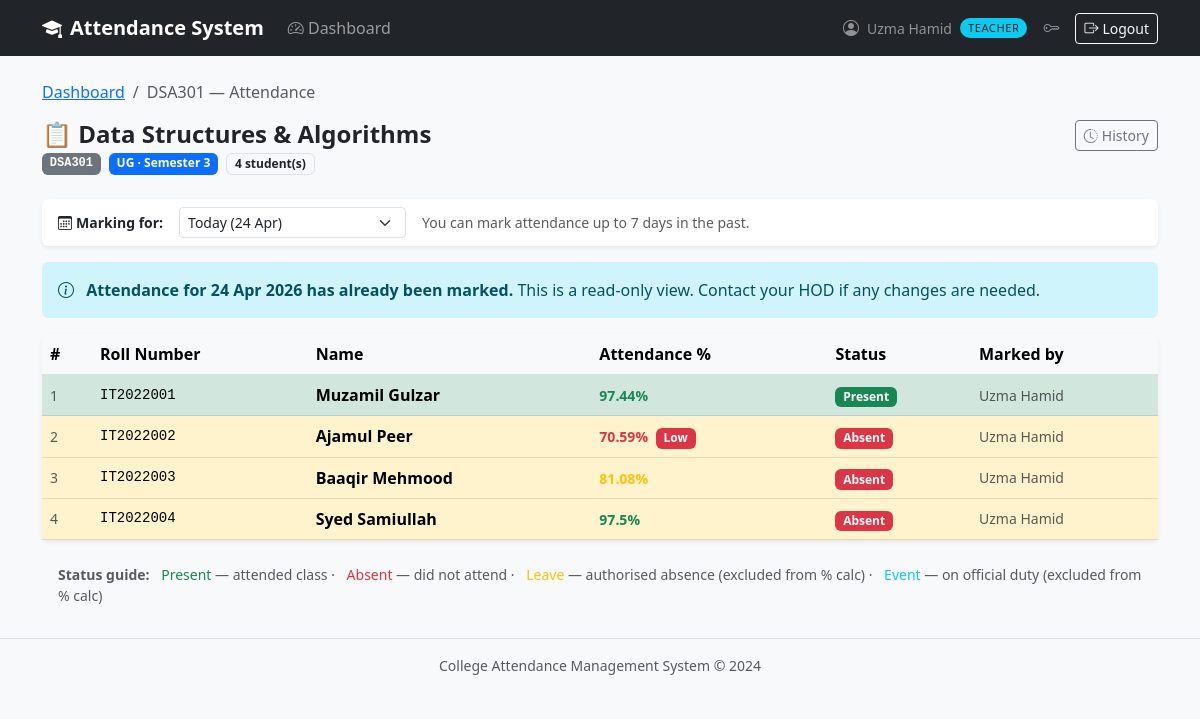
Screenshot of /teacher/attendance/mark/1 (signed in) with the database file from the repository.
### app/models/user.py (models this page shows, shortened)
class User(UserMixin, db.Model):
    __tablename__ = 'users'
    id = db.Column(db.Integer, primary_key=True)
    email = db.Column(db.String(120), unique=True, nullable=False, index=True)
    first_name = db.Column(db.String(50), nullable=False)
    last_name  = db.Column(db.String(50), nullable=False)
    password_hash = db.Column(db.String(256), nullable=False)
    role = db.Column(db.String(20), nullable=False)
    is_active = db.Column(db.Boolean, default=True, nullable=False)
    created_at = db.Column(db.DateTime, default=datetime.utcnow, nullable=False)
    updated_at = db.Column(db.DateTime, default=datetime.utcnow,
                           onupdate=datetime.utcnow, nullable=False)
    teacher_profile = db.relationship('Teacher', back_populates='user',
                                      uselist=False, cascade='all, delete-orphan')
    student_profile = db.relationship('Student', back_populates='user',
                                      uselist=False, cascade='all, delete-orphan')
    @property
    def is_principal(self):
        return self.role == Role.PRINCIPAL
    @property
    def is_hod(self):
        return self.role == Role.HOD
    @property
    def is_teacher(self):
        return self.role == Role.TEACHER
    @property
    def full_name(self):
        return f"{self.first_name} {self.last_name}"

### app/models/subject.py (models this page shows, shortened)
class Subject(db.Model):
    __tablename__ = 'subjects'
    id = db.Column(db.Integer, primary_key=True)
    department_id = db.Column(db.Integer, db.ForeignKey('departments.id'),
                              nullable=False)
    name = db.Column(db.String(100), nullable=False)
    code = db.Column(db.String(15), unique=True, nullable=False)
    semester     = db.Column(db.Integer, nullable=False)
    program_type = db.Column(db.String(5), nullable=False, default='UG')
    total_classes = db.Column(db.Integer, default=0, nullable=False)
    is_active  = db.Column(db.Boolean, default=True, nullable=False)
    created_at = db.Column(db.DateTime, default=datetime.utcnow, nullable=False)
    department = db.relationship('Department', back_populates='subjects')
    teachers   = db.relationship('Teacher', secondary=teacher_subjects,
                                 back_populates='subjects', lazy='dynamic')
    attendance_records = db.relationship('Attendance', back_populates='subject',
                                         lazy='dynamic',
                                         cascade='all, delete-orphan')

### app/models/attendance.py (models this page shows, shortened)
class Attendance(db.Model):
    __tablename__ = 'attendance'
    __table_args__ = (
        db.UniqueConstraint(
            'student_id', 'subject_id', 'date',
            name='uq_student_subject_date'
        ),
    )
    id = db.Column(db.Integer, primary_key=True)
    student_id = db.Column(db.Integer, db.ForeignKey('students.id'),
                           nullable=False, index=True)
    subject_id = db.Column(db.Integer, db.ForeignKey('subjects.id'),
                           nullable=False, index=True)
    marked_by_id = db.Column(db.Integer, db.ForeignKey('teachers.id'),
                             nullable=False)
    date = db.Column(db.Date, nullable=False, index=True)
    status = db.Column(
        db.String(10),
        nullable=False,
        default='absent'
    )
    semester = db.Column(db.Integer, nullable=False)
    is_edited       = db.Column(db.Boolean,  default=False, nullable=False)
    edit_reason     = db.Column(db.Text,     nullable=True)
    edited_by_id    = db.Column(db.Integer,
                                db.ForeignKey('teachers.id'), nullable=True)
    edited_at       = db.Column(db.DateTime, nullable=True)
    original_status = db.Column(db.String(10), nullable=True)
    created_at = db.Column(db.DateTime, default=datetime.utcnow, nullable=False)
    student    = db.relationship('Student', back_populates='attendance_records')
    subject    = db.relationship('Subject', back_populates='attendance_records')
    marked_by  = db.relationship('Teacher', foreign_keys=[marked_by_id],
                                 back_populates='attendance_records')
    edited_by  = db.relationship('Teacher', foreign_keys=[edited_by_id])
    VALID_STATUSES = ('present', 'absent', 'leave', 'event')

### app/models/student.py (models this page shows, shortened)
class Student(db.Model):
    __tablename__ = 'students'
    id = db.Column(db.Integer, primary_key=True)
    user_id = db.Column(db.Integer, db.ForeignKey('users.id'),
                        unique=True, nullable=False)
    department_id = db.Column(db.Integer, db.ForeignKey('departments.id'),
                              nullable=False)
    roll_number = db.Column(db.String(20), unique=True, nullable=False)
    admission_year = db.Column(db.String(9), nullable=False)
    program_type = db.Column(
        db.String(5),
        nullable=False,
        default='UG'
    )
    semester = db.Column(db.Integer, nullable=False, default=1)
    is_graduated       = db.Column(db.Boolean, default=False, nullable=False)
    graduation_semester= db.Column(db.Integer,  nullable=True)
    graduation_year    = db.Column(db.String(9), nullable=True)
    graduation_reason  = db.Column(db.Text,      nullable=True)
    graduated_at       = db.Column(db.DateTime,  nullable=True)
    graduated_by_id    = db.Column(db.Integer,
                                   db.ForeignKey('teachers.id'), nullable=True)
    created_at = db.Column(db.DateTime, default=datetime.utcnow, nullable=False)
    updated_at = db.Column(db.DateTime, default=datetime.utcnow,
                           onupdate=datetime.utcnow, nullable=False)
    user            = db.relationship('User', back_populates='student_profile')
    department      = db.relationship('Department', back_populates='students')
    graduated_by    = db.relationship('Teacher', foreign_keys=[graduated_by_id])
    attendance_records = db.relationship('Attendance', back_populates='student',
                                         lazy='dynamic',
                                         cascade='all, delete-orphan')
    @property
    def full_name(self):
        return self.user.full_name if self.user else 'Unknown'
    @property
    def attendance_percentage(self):
        records = self.attendance_records.filter_by(
            semester=self.semester
        ).all()
        conducted = [r for r in records if r.status not in ('leave', 'event')]
        if not conducted:
            return 0.0
        attended = sum(1 for r in conducted if r.status == 'present')
        return round((attended / len(conducted)) * 100, 2)

### app/routes/teacher.py (the view, shortened to what this page needs)
@teacher_bp.route('/attendance/mark/<int:subject_id>',
                  methods=['GET', 'POST'])
@login_required
@teacher_required
@teacher_owns_subject
def mark_attendance_view(subject_id):
    subject = g.owned_subject
    raw_date = request.args.get('date') or request.form.get('mark_date')
    try:
        mark_date = date.fromisoformat(raw_date) if raw_date else date.today()
    except ValueError:
        mark_date = date.today()
    session_data, error = get_attendance_session(
        teacher_user = current_user,
        subject_id   = subject_id,
        for_date     = mark_date,
    )
    if error:
        flash(error, 'danger')
        return redirect(url_for('teacher.dashboard'))
    return render_template('teacher/mark_attendance.html',
                           session=session_data,
                           subject=subject,
                           mark_date=mark_date,
                           title=f'Attendance — {subject.code}')

### app/templates/teacher/mark_attendance.html (shortened to what this page needs)
{% extends "shared/base.html" %}
{% block content %}
<nav aria-label="breadcrumb" class="mb-3">
    <ol class="breadcrumb small">
        <li class="breadcrumb-item">
            <a href="{{ url_for('teacher.dashboard') }}">Dashboard</a></li>
        <li class="breadcrumb-item active">
            {{ subject.code }} — Attendance
        </li>
    </ol>
</nav>
<div class="d-flex justify-content-between align-items-start mb-4">
    <div>
        <h4 class="fw-bold mb-1">📋 {{ subject.name }}</h4>
        <div class="d-flex gap-2 flex-wrap">
            <span class="badge bg-secondary font-monospace">{{ subject.code }}</span>
            <span class="badge
                {{ 'bg-primary' if subject.program_type == 'UG' else 'bg-warning text-dark' }}">
                {{ subject.program_type }} · Semester {{ subject.semester }}
            </span>
            <span class="badge bg-light text-dark border">
                {{ session.student_rows | length }} student(s)
            </span>
        </div>
    </div>
    <a href="{{ url_for('teacher.attendance_history', subject_id=subject.id) }}"
       class="btn btn-outline-secondary btn-sm">
        <i class="bi bi-clock-history me-1"></i>History
    </a>
</div>
<div class="card border-0 shadow-sm mb-3">
    <div class="card-body py-2 px-3">
        <form method="GET" class="d-flex align-items-center gap-3 flex-wrap">
            <label class="form-label fw-semibold mb-0 small">
                <i class="bi bi-calendar3 me-1"></i>Marking for:
            </label>
            <select name="date" class="form-select form-select-sm w-auto"
                    onchange="this.form.submit()">
                {% for d, label in session.backfill_dates %}
                <option value="{{ d.isoformat() }}"
                    {{ 'selected' if d == mark_date }}>
                    {{ label }} ({{ d.strftime('%d %b') }})
                </option>
                {% endfor %}
            </select>
            <span class="text-muted small">
                You can mark attendance up to 7 days in the past.
            </span>
        </form>
    </div>
</div>
{% if session.already_marked %}
<div class="alert alert-info border-0 mb-3">
    <i class="bi bi-info-circle me-2"></i>
    <strong>Attendance for {{ mark_date.strftime('%d %b %Y') }} has already been marked.</strong>
    This is a read-only view. Contact your HOD if any changes are needed.
</div>
{% endif %}
<div class="card border-0 shadow-sm">
    <form method="POST" id="attendanceForm">
        <div class="table-responsive">
            <table class="table table-hover align-middle mb-0">
                <thead class="table-light">
                    <tr>
                        <th style="width:50px">#</th>
                        <th>Roll Number</th>
                        <th>Name</th>
                        <th>Attendance %</th>
                        <th>Status</th>
                        {% if session.already_marked %}
                        <th>Marked by</th>
                        {% endif %}
                    </tr>
                </thead>
                <tbody>
                {% for row in session.student_rows %}
                {% set student = row.student %}
                <tr class="{{ 'table-warning' if row.current_status == 'absent'
                               else 'table-success' if row.current_status == 'present'
                               else '' }}
                             att-row"
                    data-status="{{ row.current_status }}">
                    <td class="text-muted small">{{ loop.index }}</td>
                    <td class="font-monospace small">{{ student.roll_number }}</td>
                    <td class="fw-semibold">{{ student.full_name }}</td>
                    <td>
                        {% set overall_pct = student.attendance_percentage %}
                        <span class="small fw-semibold
                            {{ 'text-danger' if overall_pct < 75
                               else 'text-warning' if overall_pct < 85
                               else 'text-success' }}">
                            {{ overall_pct }}%
                        </span>
                        {% if overall_pct < 75 and overall_pct > 0 %}
                        <span class="badge bg-danger ms-1 small">Low</span>
                        {% endif %}
                    </td>
                    <td>
                        {% if session.already_marked %}
                        <span class="badge bg-{{ session.status_colors[row.current_status] }}
                                          {{ 'text-dark' if row.current_status in ('leave','event') else '' }}">
                            {{ session.status_labels[row.current_status] }}
                        </span>
                        {% endif %}
                    </td>
                    {% if session.already_marked %}
                    <td class="small text-muted">
                        {% if row.existing_record %}
                            {{ row.existing_record.marked_by.full_name }}
                        {% endif %}
                    </td>
                    {% endif %}
                </tr>
                {% else %}
                <tr>
                    <td colspan="5" class="text-center py-5 text-muted">
                        No students enrolled in this semester/program for this subject.
                    </td>
                </tr>
                {% endfor %}
                </tbody>
            </table>
        </div>
    </form>
</div>
<div class="card border-0 bg-light mt-3">
    <div class="card-body py-2 px-3 small text-muted">
        <strong>Status guide:</strong>
        <span class="ms-2 text-success">Present</span> — attended class ·
        <span class="ms-2 text-danger">Absent</span> — did not attend ·
        <span class="ms-2 text-warning">Leave</span> — authorised absence (excluded from % calc) ·
        <span class="ms-2 text-info">Event</span> — on official duty (excluded from % calc)
    </div>
</div>
{% endblock %}

### app/templates/shared/base.html (shortened to what this page needs)
<!DOCTYPE html>
<html lang="en">
<head>
    <link href="https://cdn.jsdelivr.net/npm/bootstrap@5.3.0/dist/css/bootstrap.min.css" rel="stylesheet">
    <link href="https://cdn.jsdelivr.net/npm/bootstrap-icons@1.11.0/font/bootstrap-icons.css" rel="stylesheet">
</head>
<body>
{% if current_user.is_authenticated %}
<nav class="navbar navbar-expand-lg navbar-dark bg-dark">
  <div class="container">
    <a class="navbar-brand" href="/"><i class="bi bi-mortarboard-fill me-2"></i>Attendance System</a>
    <div class="collapse navbar-collapse" id="navMenu">
      <ul class="navbar-nav me-auto">
        {% if current_user.is_principal %}
          <li class="nav-item">
            <a class="nav-link" href="{{ url_for('principal.dashboard') }}">
              <i class="bi bi-speedometer2"></i> Dashboard
            </a>
          </li>
        {% elif current_user.is_teacher %}
          <li class="nav-item">
            <a class="nav-link" href="{{ url_for('teacher.dashboard') }}">
              <i class="bi bi-speedometer2"></i> Dashboard
            </a>
          </li>
        {% elif current_user.is_student %}
          <li class="nav-item">
            <a class="nav-link" href="{{ url_for('student.dashboard') }}">
              <i class="bi bi-speedometer2"></i> Dashboard
            </a>
          </li>
        {% endif %}
      </ul>
      <ul class="navbar-nav ms-auto align-items-center gap-2">
        <li class="nav-item d-flex align-items-center gap-2">
          <i class="bi bi-person-circle text-white-50"></i>
          <span class="text-white-50 small">{{ current_user.full_name }}</span>
          <span class="role-badge
            {% if current_user.is_principal %}bg-danger text-white
            {% elif current_user.is_hod      %}bg-warning text-dark
            {% elif current_user.is_teacher  %}bg-info text-dark
            {% else                          %}bg-success text-white{% endif %}">
            {{ current_user.role }}
          </span>
        </li>
        <li class="nav-item">
          <a class="nav-link text-white-50" href="{{ url_for('auth.change_password_view') }}"
             title="Change password"><i class="bi bi-key"></i></a>
        </li>
        <li class="nav-item">
          <a class="btn btn-sm btn-outline-light" href="{{ url_for('auth.logout') }}">
            <i class="bi bi-box-arrow-right me-1"></i>Logout
          </a>
        </li>
      </ul>
    </div>
  </div>
</nav>
{% endif %}
<main class="container py-4">
  {% block content %}{% endblock %}
</main>
<footer class="text-center text-muted py-3 border-top small">
  College Attendance Management System &copy; 2024
</footer>
</body>
</html>

### rows the page displays
User: full_name "Uzma Hamid", role "TEACHER"
Subject: code "DSA301", name "Data Structures & Algorithms", program_type "UG", semester "3"
Attendance: overall_pct "97.44", status "Present", existing_record.marked_by.full_name "Uzma Hamid"
Student: roll_number "IT2022001"
User: full_name "Muzamil Gulzar"
Attendance: overall_pct "70.59", shows "Low", status "Absent", existing_record.marked_by.full_name "Uzma Hamid"
Student: roll_number "IT2022002"
User: full_name "Ajamul Peer"
Attendance: overall_pct "81.08", status "Absent", existing_record.marked_by.full_name "Uzma Hamid"
Student: roll_number "IT2022003"
User: full_name "Baaqir Mehmood"
Attendance: overall_pct "97.5", status "Absent", existing_record.marked_by.full_name "Uzma Hamid"
Student: roll_number "IT2022004"
User: full_name "Syed Samiullah"

### other values shown
{{ session.student_rows | length }} "4"
{{ mark_date.strftime('%d %b %Y') }} "24 Apr 2026"
form field date "Today (24 Apr)"
